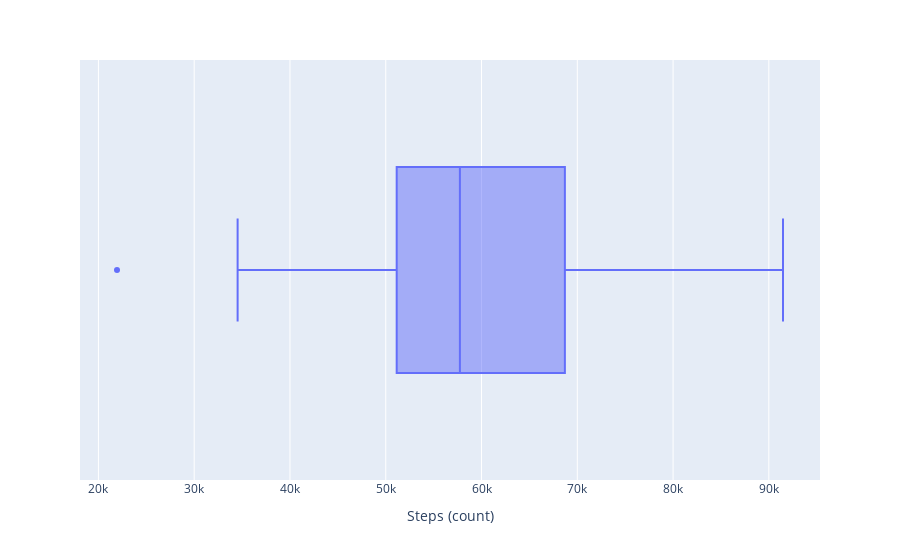

The notebook cell saved with this chart:
### Markdown cell above
Make a box to show

### Code cell
plot = px.box(weaksum, x="Steps (count)")
plot.show()

### Figure 1 — Plotly figure (JSON) as saved in the notebook; plotly's stock layout.template omitted (floating-point values rounded to 4 significant figures)
{"data": [{"alignmentgroup": "True", "hovertemplate": "Steps (count)=%{x}<extra></extra>", "legendgroup": "", "marker": {"color": "#636efa"}, "name": "", "notched": false, "offsetgroup": "", "orientation": "h", "showlegend": false, "type": "box", "x": [21939, 74612, 77170, 76815, 67913, 58371, 65889, 60379, 53185, 40054, 49387, 69494, 59317, 54628, 49317, 54858, 42899, 71268, 65515, 45622, 40432, 34533, 66211, 91478, 70026, 52898, 55920, 53430, 73466, 54879, 56920, 57114, 59699, 75353, 58847, 48204], "x0": " ", "xaxis": "x", "y0": " ", "yaxis": "y"}], "layout": {"boxmode": "group", "legend": {"tracegroupgap": 0}, "margin": {"t": 60}, "xaxis": {"anchor": "y", "domain": [0, 1], "title": {"text": "Steps (count)"}}, "yaxis": {"anchor": "x", "domain": [0, 1]}}}
